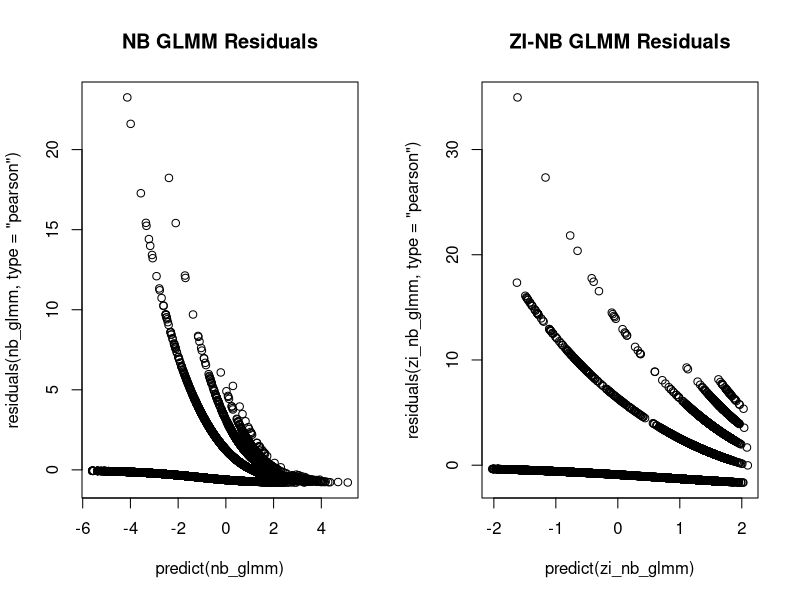
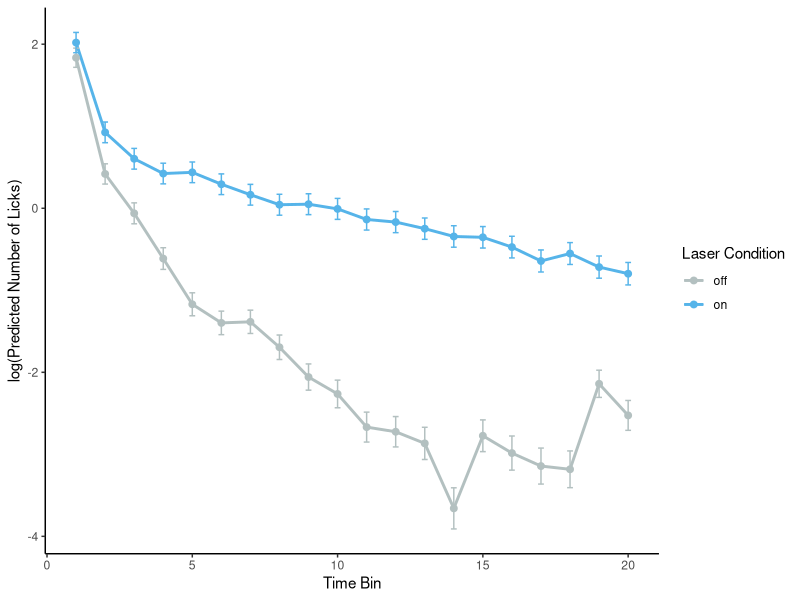
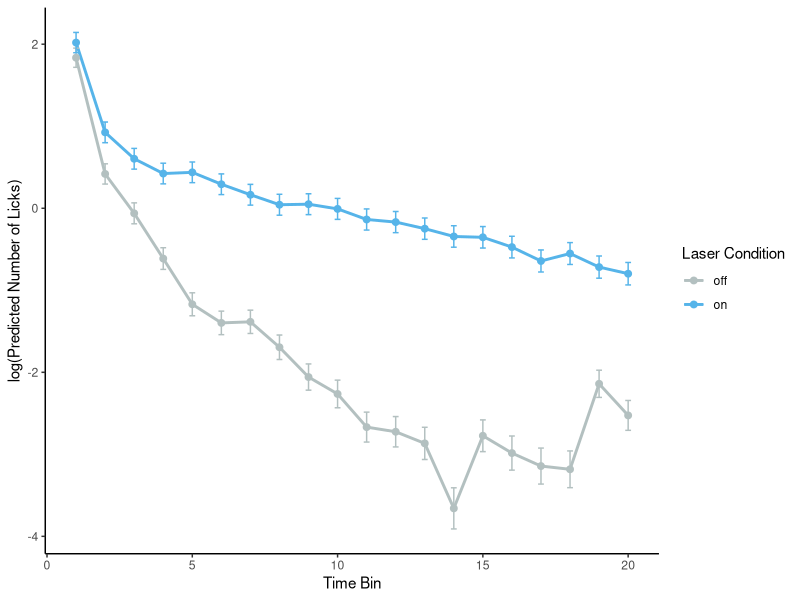
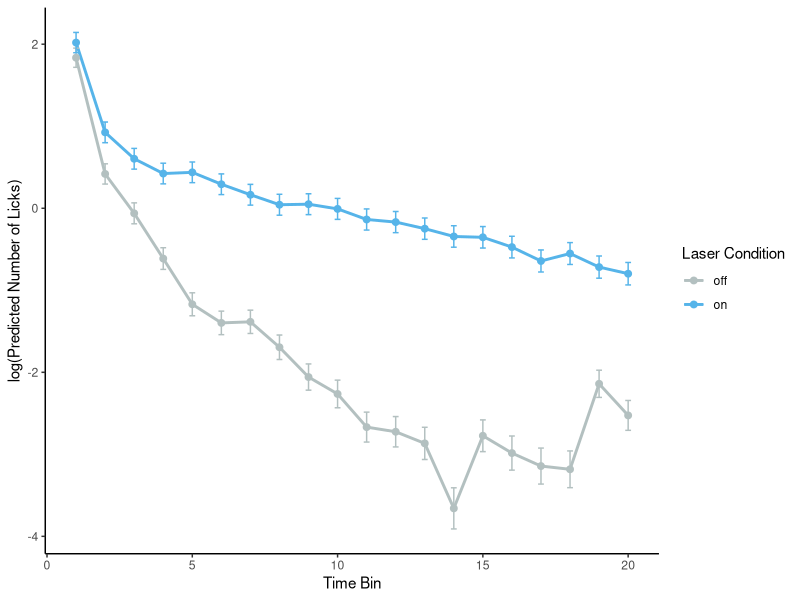

Write R code to recreate these figures, in order.
## ---- chunk 1
# -------
# Purpose
# -------
# Fit a negative binomial generalized linear mixed model (GLMM) to 
# count data (licks) that has interacting fixed effects (laser, time bins) and random 
# effects (animal id, bout number nested in animal id). Assess the effect of model
# modifications on goodness of fit. Use the final model for pairwise comparisons 
# between laser-ON and laser-OFF conditions within each time bin. 

# --------------
# Load libraries 
# --------------
library(dplyr) 
library(rstudioapi) 
library(emmeans)
library(ggplot2)
library(glmmTMB) # For negative binomial GLMM
library(svglite)

# ---------
# R version
# ---------
# 4.4.2

# ---------------------
# Set working directory
# ---------------------
# Dynamically set working directory to source of script
original_wd = setwd(dirname(rstudioapi::getSourceEditorContext()$path))

# ---------
# Read data
# ---------
# Rows : Each row is an individual observation of lick count
# Columns : animal_id, bout_num, time_bin, laser 

dat = data.table::fread("reshaped_data.txt", header=TRUE)

# -------------------
# Factorize variables
# -------------------
dat$animal_id = as.factor(dat$animal_id)
dat$bout_num = as.factor(dat$bout_num)
dat$time_bin = as.factor(dat$time_bin)
dat$laser = as.factor(dat$laser)
## ---- chunk 2
# -------------------------------------
# Fit a standard negative binomial GLMM
# -------------------------------------
# Negative binomial models are often appropriate for modeling biological count data

nb_glmm = glmmTMB(
  licks ~ laser * time_bin + (1 | animal_id / bout_num), 
  family=nbinom2, # quadratically increasing variance, most common for biological data
  data=dat
)
summary(nb_glmm)
## ---- chunk 3
# ---------------------------
# Fit a standard poisson GLMM
# ---------------------------
# Poisson models are simpler models of count data. To justify using a negative binomial 
# model, show that it is has better goodness of fit than the poisson model. 

poisson_glmm = glmmTMB(
  licks ~ laser * time_bin + (1 | animal_id / bout_num), 
  family=poisson, 
  data=dat
)
summary(poisson_glmm)
## ---- chunk 4
# -----------------------------
# Compare poisson and NB models
# -----------------------------
# Compare models using likelihood ratio test
nb_signif = anova(poisson_glmm, nb_glmm)

# Save and display results
sink("nb_significance.txt", split = TRUE)
print(nb_signif)
sink()
## ---- chunk 5
# ---------------------------
# Fit a zero-inflated NB GLMM
# ---------------------------
# Variance may be better captured by including zero-inflation in cases where count
# data include lots of zeros. Observed zeros generally increase over time, so 
# use temporal predictor for the zero inflation formula. If this model does not
# converge, use a simpler model.

# Update model by adding a zero-inflation parameter
zi_nb_glmm = update(
  nb_glmm, 
  ziformula=~1
  # # In case of model convergence problems, use a more robust optimizer and increase iterations
  # control = glmmTMBControl(
  # optimizer = optim,
  # optArgs = list(method = "Nelder-Mead"), # "BFGS" and "Nelder-Mead"
  # optCtrl = list(maxit = 10000) # Increase the number of iterations
  # )
)
summary(zi_nb_glmm)
## ---- chunk 6
# -----------------------------------
# Test for significant zero-inflation
# -----------------------------------
# Check if zero-inflation is significant by comparing models with and without 
# zero-inflation. Proceed with the zero-inflated negative binomial GLMM only if 
# if it has a lower AIC and if likelihood ratio test has a significant p-value. 
# Otherwise, proceed with the standard negative binomial GLMM.

# Compare models using likelihood ratio test
zi_signif = anova(nb_glmm, zi_nb_glmm)

# Save and display results
sink("zero_inflation_significance.txt", split = TRUE)
print(zi_signif)
sink()

## ---- chunk 7
# -------------------------------------------
# Compare predicted zeros with observed zeros
# -------------------------------------------
# A ZI-NB GLMM is justified only it does a better job of predicting 
# zeros compared to the standard model.

# Calculate observed proportion of zeros
observed_zeros <- dat %>%
  group_by(time_bin) %>%
  summarise(observed_zeros = mean(licks == 0))

# NB GLMM: Predicted probabilities for zero counts
predicted_probs_nb <- predict(nb_glmm, type = "response") # Predicted mean for NB GLMM

# Add predictions back to the dataset
dat <- dat %>%
  mutate(predicted_zeros_nb = exp(-predicted_probs_nb))

# Calculate predicted proportion of zeros for each time bin for NB GLMM
predicted_zeros_nb <- dat %>%
  group_by(time_bin) %>%
  summarise(predicted_zeros_nb = mean(predicted_zeros_nb))

# ZI-NB GLMM: Predicted zero-inflation probabilities
zi_probs <- predict(zi_nb_glmm, type = "zprob") # Zero-inflation probability
count_probs_zi <- predict(zi_nb_glmm, type = "response") # Predicted mean for ZI-NB GLMM

# Add predictions back to the dataset
dat <- dat %>%
  mutate(predicted_zeros_zi_nb = zi_probs + (1 - zi_probs) * exp(-count_probs_zi))

# Calculate predicted proportion of zeros for each time bin for ZI-NB GLMM
predicted_zeros_zi_nb <- dat %>%
  group_by(time_bin) %>%
  summarise(predicted_zeros_zi_nb = mean(predicted_zeros_zi_nb))

# Combine all data into a single data frame
zeros_comparison <- observed_zeros %>%
  left_join(predicted_zeros_nb, by = "time_bin") %>%
  left_join(predicted_zeros_zi_nb, by = "time_bin")

# Print the combined data frame
print("Comparison of zeros:")
print(zeros_comparison)
write.table(zeros_comparison, "observed_predicted_zeros.txt", row.names=FALSE, sep="\t")

## ---- chunk 8
# --------------
# Plot residuals
# --------------
# Use the ZI-NB GLMM only if it shows signs of a better fit: 
# - reduces the fan-shaped pattern present in the NB GLMM (sign of improved fit for overdispersion)
# - spread of residuals is more homogeneous for the ZI-NB GLMM.

par(mfrow = c(1, 2))
plot(predict(nb_glmm), residuals(nb_glmm, type="pearson"), main="NB GLMM Residuals")
plot(predict(zi_nb_glmm), residuals(zi_nb_glmm, type="pearson"), main="ZI-NB GLMM Residuals")
## ---- chunk 9
# --------------------
# Check overdispersion
# --------------------
# Overdispersion is a key assumption of a negative binomial model. NB models are
# better than Poisson models at modeling overdispersed count data.

# An overdispersion ratio of ~1 indicates that variance in the data aligns well 
# with the variance assumed by the model. 

# Exclude models if the overdispersion ratio is much lower or higher than 1 (<0.5, >1.5), 
# even if they have better goodness-of-fit as indicated by the LRT and residuals plots. 

poisson_overdispersion <- sum(residuals(poisson_glmm, type = "pearson")^2) / df.residual(poisson_glmm)

nb_overdispersion <- sum(residuals(nb_glmm, type = "pearson")^2) / df.residual(nb_glmm)

zi_overdispersion <- sum(residuals(zi_nb_glmm, type = "pearson")^2) / df.residual(zi_nb_glmm)

# Gather results into a data frame
overdispersion_ratio = data.frame(model = c("poisson",
                                            "nb_glmm",
                                            "zi_nb_glmm"),
                                  overdispersion_ratio = c(poisson_overdispersion,
                                                           nb_overdispersion, 
                                                           zi_overdispersion))

print(overdispersion_ratio)
write.table(overdispersion_ratio, "overdispersion_ratio.txt", row.names=FALSE, sep="\t")
## ---- chunk 10
# ------------------------------
# Manually determine final model
# ------------------------------

# DATASET-SPECIFIC ASSESSMENT of ZI-NB GLMM: 
# - high overdispersion ratio
# - does not predict zeros better than standard model
# - use standard NB GLMM


# Manually enter the final model you want to use for statistical analysis. 
final_model = nb_glmm # <---------- ENTER FINAL MODEL HERE

# Save final model

sink("final_model.txt")
print(summary(final_model))
sink()
## ---- chunk 11
# --------------------------------
# Test for significant interaction
# --------------------------------
# To test for significant interaction between laser condition and time bins, 
# compare the current best model with a reduced model without interaction. 

# Update model by removing interaction
no_interaction_model = update(
  final_model, 
  formula = licks ~ laser + time_bin + (1 | animal_id/bout_num)
)

# Compare models using likelihood ratio test
interaction_signif = anova(no_interaction_model, final_model)

# Save and display results
sink("interaction_significance.txt", split = TRUE)
print(interaction_signif)
sink()
## ---- chunk 12
# ------------------------------------------
# Test for significance of laser main effect
# ------------------------------------------

# Update model by removing laser
no_laser_model = update(
  final_model, 
  formula = licks ~ time_bin + (1 | animal_id/bout_num)
)

# Compare models using likelihood ratio test
laser_signif = anova(no_laser_model, final_model)

# Save and display results
sink("laser_significance.txt", split = TRUE)
print(laser_signif)
sink()
## ---- chunk 13
# ---------------------------------------------
# Test for significance of time bin main effect
# ---------------------------------------------

# Update model by removing laser
no_time_model = update(
  final_model, 
  formula = licks ~ laser + (1 | animal_id/bout_num)
)

# Compare models using likelihood ratio test
time_signif = anova(no_time_model, final_model)

# Save and display results
sink("time_bin_significance.txt", split = TRUE)
print(time_signif)
sink()
## ---- chunk 14
# ---------------------------------------
# Calculate p-values and predicted values
# ---------------------------------------
# The emmeans package automatically accounts for the dependency structure encoded 
# in the model’s covariance matrix when performing pairwise comparisons.

# Compute estimated marginal means for the interaction
emm <- emmeans(final_model, ~ laser | time_bin)

# Pairwise comparisons for laser_condition within each time_bin
pairwise_comparisons = contrast(emm, method = "pairwise") 

# Extract raw p-values
raw_p_values <- summary(pairwise_comparisons)$p.value

# Adjust p-values using BH method
adjusted_p_values <- p.adjust(raw_p_values, method = "BH")

# Add to pairwise comparisons output
pairwise_results <- as.data.frame(summary(pairwise_comparisons))
pairwise_results$adjusted_p_value <- adjusted_p_values

# Calculate predicted licks and confidence intervals
predicted_values = as.data.frame(emm)

# ------------
# Save results 
# ------------
print("Pairwise Comparisons Between On and Off:")
print(pairwise_results)
write.table(pairwise_results, "pairwise_comparisons.txt", row.names=FALSE, sep="\t")
## ---- chunk 15
print("Predicted Licks and Confidence Intervals:")
print(predicted_values)
write.table(predicted_values, "predicted_values.txt", row.names=FALSE, sep="\t")
## ---- chunk 16
# ---------------------
# Plot predicted values
# ---------------------
palette = c("#b3c0c0","#56b4e9")

plot = 
  ggplot(predicted_values, 
         aes(x=as.numeric(time_bin), y=emmean, color=laser, group=laser)) +
  geom_line(linewidth=1) +
  geom_point(size=2) +
  # Plot SE
  geom_errorbar(aes(ymin=emmean-SE, ymax=emmean+SE), width=0.2) +
  # Plot CI
  # geom_errorbar(aes(ymin=lower.CL, ymax=upper.CL), width=0.2) +
  labs(
    x="Time Bin",
    y="log(Predicted Number of Licks)",
    color="Laser Condition"
  ) +
  theme_minimal() +
  # Color palette
  scale_fill_manual(values=palette) +
  scale_colour_manual(values=palette) +
  # Remove background and gridlines
  theme_bw() + 
  theme(panel.border=element_blank(), 
        panel.grid.major=element_blank(),
        panel.grid.minor=element_blank(), 
        axis.line=element_line(colour="black"))

print(plot)

# Save plot
jpg_name = "predicted_plot.jpg"
ggsave(file=jpg_name, 
       plot=plot,
       width=6, 
       height=3)

svg_name = "predicted_plot.svg"
ggsave(file=svg_name, 
       plot=plot,
       width=6, 
       height=3)
## ---- chunk 17
# --------------
# Save workspace
# --------------
save.image(file="workspace.RData")
## ---- chunk 18
